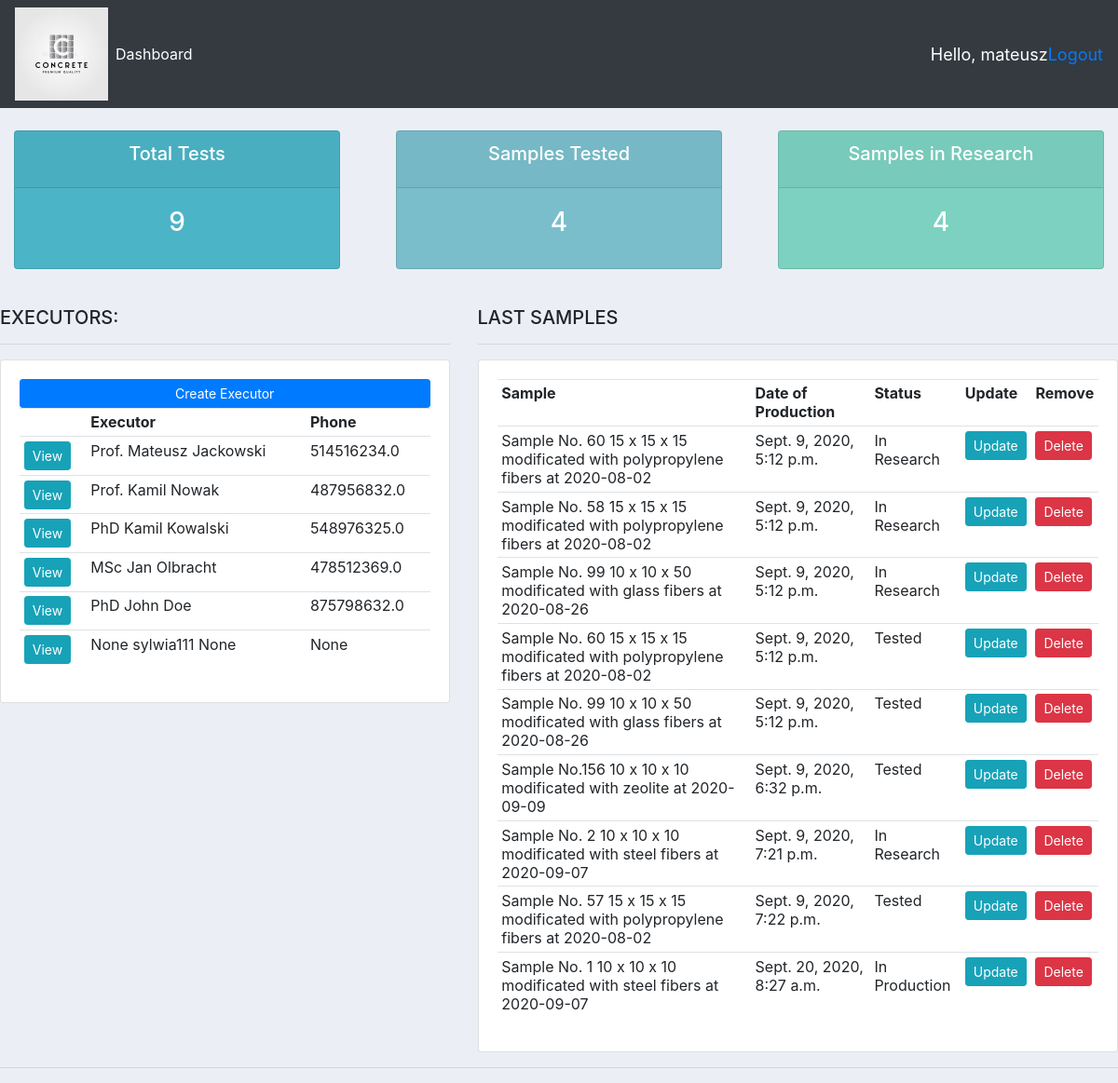
The app's page / (signed in) with its own data.
### accounts/models.py (models this page shows, shortened)
class Executor(models.Model):
    DEGREE = (
        ('Prof.', 'Prof.'),
        ('PhD', 'PhD'),
        ('MSc', 'MSc'),
        ('Eng.', 'Eng.'),
        ('---', '---')
    )
    user = models.OneToOneField(User, null=True, blank=True, on_delete=models.CASCADE)
    first_name = models.CharField(max_length=100, null=True)
    last_name = models.CharField(max_length=100, null=True)
    degree = models.CharField(max_length=100, choices=DEGREE, null=True)
    phone = models.FloatField(max_length=9, null=True)
    email = models.EmailField(null=True)
    profile_pic = models.ImageField(default="profile1.png", blank=True)
    date_created = models.DateTimeField(auto_now_add=True)

class Test(models.Model):
    STATUS = (
        ('In Production', 'In Production'),
        ('In Research', 'In Research'),
        ('Tested', 'Tested'),
    )
    executor = models.ForeignKey(Executor, null=True, on_delete=models.SET_NULL)
    sample = models.ForeignKey(Sample, null=True, on_delete=models.SET_NULL)
    date_created = models.DateTimeField(auto_now_add=True)
    status = models.CharField(max_length=32, null=True, choices=STATUS)

class Sample(models.Model):
    CATEGORY = (
        ('10 x 10 x 10', '10 x 10 x 10'),
        ('15 x 15 x 15', '15 x 15 x 15'),
        ('10 x 10 x 50', '10 x 10 x 50'),
        ('15 x 15 x 70', '15 x 15 x 70'),
    )
    MODIFICATION = (
        ('steel fibers', 'steel fibers'),
        ('glass fibers', 'glass fibers'),
        ('polypropylene fibers', 'polypropylene fibers'),
        ('kaoline', 'kaoline'),
        ('zeolite', 'zeolite'),
    )
    name = models.CharField(max_length=100, null=True)
    category = models.CharField(max_length=100, null=True, choices=CATEGORY)
    modification = models.CharField(max_length=100, null=True, choices=MODIFICATION)
    description = models.CharField(max_length=400, null=True)
    date_of_production = models.DateField(default=datetime.now())
    tags = models.ManyToManyField(Tag)
    def __str__(self):
        return f"{self.name} {self.category} modificated with {self.modification} at {self.date_of_production}"

### accounts/decorators.py (the view)
    def wrapper_func(request, *args, **kwargs):
        group = None
        if request.user.groups.exists():
           group = request.user.groups.all()[0].name
        if group == 'executor':
            return redirect('user-page')
        if group == 'admin':
            return view_func(request, *args, **kwargs)

### accounts/views.py (called while the page is built)
@login_required(login_url='login')
@admin_only
def home(request):
    tests = Test.objects.all()
    executors = Executor.objects.all()
    total_executors = executors.count()
    total_tests = tests.count()
    tested = tests.filter(status='Tested').count()
    in_research = tests.filter(status='In Research').count()
    ctx = {'tests': tests,
           'executors': executors,
           'total_tests': total_tests,
           'tested': tested,
           'in_research': in_research}
    return render(request, 'accounts/dashboard.html', ctx)

### accounts/templates/accounts/dashboard.html
{%  extends 'accounts/main.html' %}
{% block content %}
{%  include 'accounts/status.html' %}
<br>
<div class="row">
	<div class="col-md-5">
		<h5>EXECUTORS:</h5>
		<hr>
		<div class="card card-body">
			<a class="btn btn-primary  btn-sm btn-block" href="">Create Executor</a>
			<table class="table table-sm">
				<tr>
					<th></th>
					<th>Executor</th>
					<th>Phone</th>
				</tr>
				{% for executor in executors %}
					<tr>
						<td><a class="btn btn-sm btn-info" href="{% url 'executor' executor.id %}">View</a></td>
						<td>{{executor.degree}} {{executor.first_name}} {{executor.last_name}}</td>
						<td>{{executor.phone}}</td>
					</tr>
				{% endfor %}
			</table>
		</div>
	</div>
	<div class="col-md-7">
		<h5>LAST SAMPLES</h5>
		<hr>
		<div class="card card-body">
			<table class="table table-sm">
				<tr>
					<th>Sample</th>
					<th>Date of Production</th>
					<th>Status</th>
					<th>Update</th>
					<th>Remove</th>
				</tr>
				{% for test in tests %}
					<tr>
						<td>{{test.sample}}</td>
						<td>{{test.date_created}}</td>
						<td>{{test.status}}</td>
						<td><a class="btn btn-sm btn-info" href="{% url 'update_test' test.id %}">Update</a></td>
						<td><a class="btn btn-sm btn-danger" href="{% url 'delete_test' test.id %}">Delete</a></td>
					</tr>
				{% endfor %}
			</table>
		</div>
	</div>
</div>
{% endblock %}

### accounts/templates/accounts/navbar.html (shortened to what this page needs)
{% load static %}
<nav class="navbar navbar-expand-lg navbar-dark bg-dark">
  <img src="{% static 'images/logo.jpg' %}">
  <div class="collapse navbar-collapse" id="navbarNav">
    <ul class="navbar-nav">
      {% if request.user.is_staff %}
      <li class="nav-item active">
        <a class="nav-link" href="{% url 'home' %}">Dashboard</a>
      </li>
      {% else %}
      <li class="nav-item">
        <a class="nav-link" href="{% url 'samples' %}">Samples</a>
      </li>
      {% endif %}
    </ul>
  </div>
  <span class="hello-msg">Hello, {{request.user}} </span>
  <span class="hello-msg"><a href="{% url 'logout' %}">Logout</a></span>
</nav>

### static/css/main.css (style rules this page uses)
body { background-color: #ebeff5; }

### accounts/templates/accounts/navbar.html (style rules this page uses)
.hello-msg { font-size: 18px; color: #fff; morgin-right: 20px; }

### records on screen
Executor: degree "Prof.", first_name "Mateusz", last_name "Jackowski", phone "514516234.0"
Executor: degree "Prof.", first_name "Kamil", last_name "Nowak", phone "487956832.0"
Executor: degree "PhD", first_name "Kamil", last_name "Kowalski", phone "548976325.0"
Executor: degree "MSc", first_name "Jan", last_name "Olbracht", phone "478512369.0"
Executor: degree "PhD", first_name "John", last_name "Doe", phone "875798632.0"
Executor: degree "None", first_name "sylwia111", last_name "None", phone "None"
Test: sample "Sample No. 60 15 x 15 x 15 modificated with polypropylene fibers at 2020-08-02", date_created "Sept. 9, 2020, 5:12 p.m.", status "In Research"
Test: sample "Sample No. 58 15 x 15 x 15 modificated with polypropylene fibers at 2020-08-02", date_created "Sept. 9, 2020, 5:12 p.m.", status "In Research"
Test: sample "Sample No. 99 10 x 10 x 50 modificated with glass fibers at 2020-08-26", date_created "Sept. 9, 2020, 5:12 p.m.", status "In Research"
Test: sample "Sample No. 60 15 x 15 x 15 modificated with polypropylene fibers at 2020-08-02", date_created "Sept. 9, 2020, 5:12 p.m.", status "Tested"
Test: sample "Sample No. 99 10 x 10 x 50 modificated with glass fibers at 2020-08-26", date_created "Sept. 9, 2020, 5:12 p.m.", status "Tested"
Test: sample "Sample No.156 10 x 10 x 10 modificated with zeolite at 2020-09-09", date_created "Sept. 9, 2020, 6:32 p.m.", status "Tested"
Test: sample "Sample No. 2 10 x 10 x 10 modificated with steel fibers at 2020-09-07", date_created "Sept. 9, 2020, 7:21 p.m.", status "In Research"
Test: sample "Sample No. 57 15 x 15 x 15 modificated with polypropylene fibers at 2020-08-02", date_created "Sept. 9, 2020, 7:22 p.m.", status "Tested"
Test: sample "Sample No. 1 10 x 10 x 10 modificated with steel fibers at 2020-09-07", date_created "Sept. 20, 2020, 8:27 a.m.", status "In Production"

### other values on screen
{{ request.user }} "mateusz"
{{ total_tests }} "9"
{{ tested }} "4"
{{ in_research }} "4"
